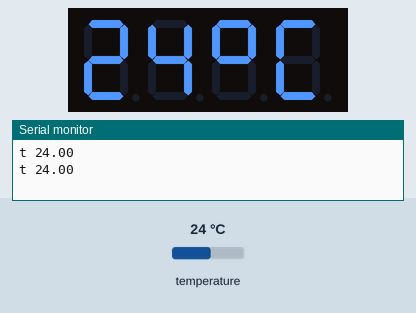
Simulated run of this sketch. Board: Arduino Uno, built with avr-gcc and run on an emulated ATmega328P. Shown: 4-digit seven-segment display, the last lines printed to the serial monitor. Inputs (shaded band) come from the test bench; at power-on: temperature 24 °C.

Above: at 3.3 s.
3.4 s: temperature set to 12 °C
At 5.0 s:
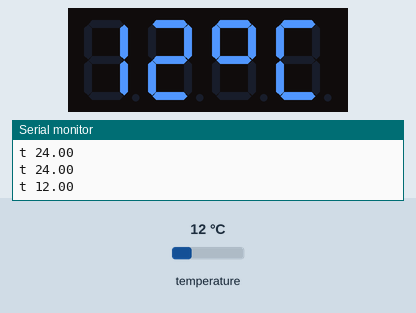
5.9 s: temperature set to 19 °C
At 7.1 s:
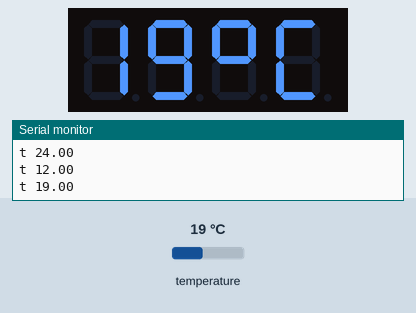
8.4 s: temperature set to 28 °C
At 11.1 s:
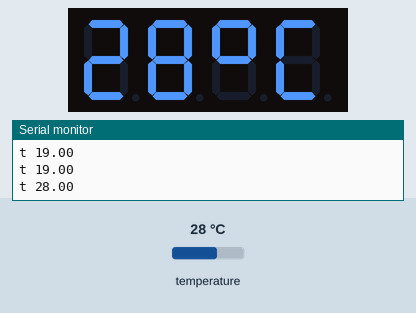
Timing chart, 0 to 12.6 s (numbered marks = the images above; inputs shaded):
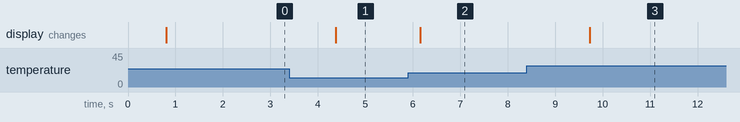

Measured:
- after the input at 3.4 s, the display: changes after 0.97 s (image 1)
- after the input at 5.9 s, the display: changes after 0.26 s (image 2)
- after the input at 8.4 s, the display: changes after 1.3 s (image 3)

The sketch:

tm1637-thermometer.ino
```cpp
// tm1637-thermometer — tests assert: a DS18B20 on pin 2 (a 4.7 kOhm pull-up to 5V) read by
// DallasTemperature 4.0.6 (OneWire 2.3.8) at 12 bits every second, shown by TM1637Display 1.2.0 on
// a TM1637 module (CLK 3, DIO 4) as the rounded whole degrees, a degree sign and C — "21°C", " 7°C",
// "-5°C"; three-digit and below -9 the degree sign gives way ("125C", "-12C") — at brightness 5, and
// printed as "t <celsius, 2 decimals>" at 115200 baud ("t no sensor" and "----" without one).

#include <OneWire.h>
#include <DallasTemperature.h>
#include <TM1637Display.h>

OneWire oneWire(2);
DallasTemperature sensors(&oneWire);
TM1637Display display(3, 4);

const uint8_t DEGREE = SEG_A | SEG_B | SEG_F | SEG_G;
const uint8_t CELSIUS = SEG_A | SEG_D | SEG_E | SEG_F;
const uint8_t MINUS = SEG_G;

void setup() {
  Serial.begin(115200);
  sensors.begin();
  display.setBrightness(5);
}

void loop() {
  sensors.requestTemperatures();
  float c = sensors.getTempCByIndex(0);
  uint8_t segments[4] = {0, 0, DEGREE, CELSIUS};
  if (c == DEVICE_DISCONNECTED_C) {
    segments[0] = segments[1] = segments[2] = segments[3] = MINUS;
    Serial.println("t no sensor");
  } else {
    int whole = (int)lround(c);
    int magnitude = abs(whole);
    if (whole >= 100) {  // up to 125: "125C"
      segments[0] = display.encodeDigit(magnitude / 100);
      segments[1] = display.encodeDigit(magnitude / 10 % 10);
      segments[2] = display.encodeDigit(magnitude % 10);
    } else if (whole <= -10) {  // "-12C"
      segments[0] = MINUS;
      segments[1] = display.encodeDigit(magnitude / 10);
      segments[2] = display.encodeDigit(magnitude % 10);
    } else {  // " 21°C", "-5°C"
      segments[0] = whole < 0 ? MINUS : magnitude >= 10 ? display.encodeDigit(magnitude / 10) : 0;
      segments[1] = display.encodeDigit(magnitude % 10);
    }
    Serial.print("t ");
    Serial.println(c, 2);
  }
  display.setSegments(segments);
  delay(1000);
}
```
